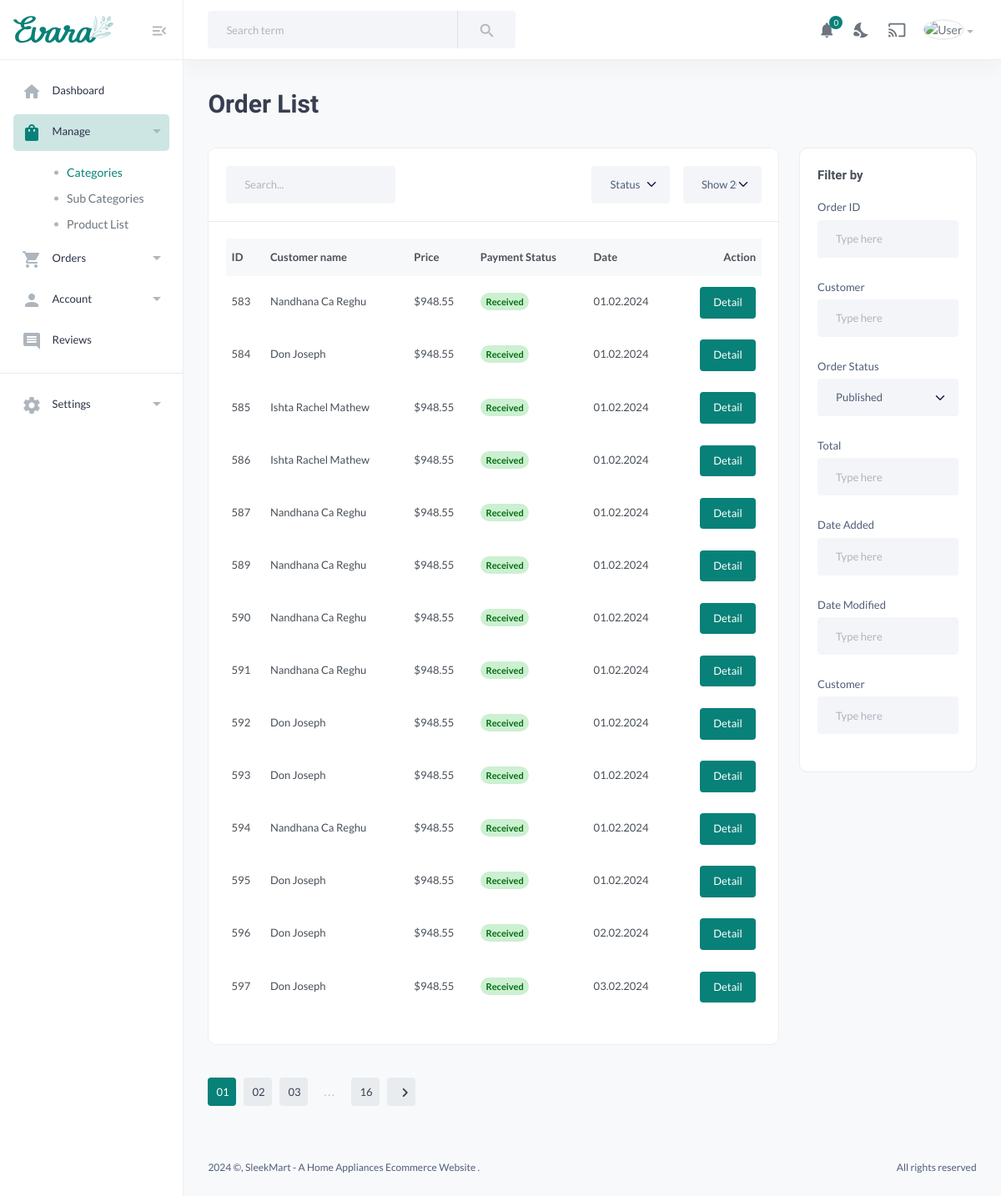
/orders/, run on an earlier commit of the app's database.
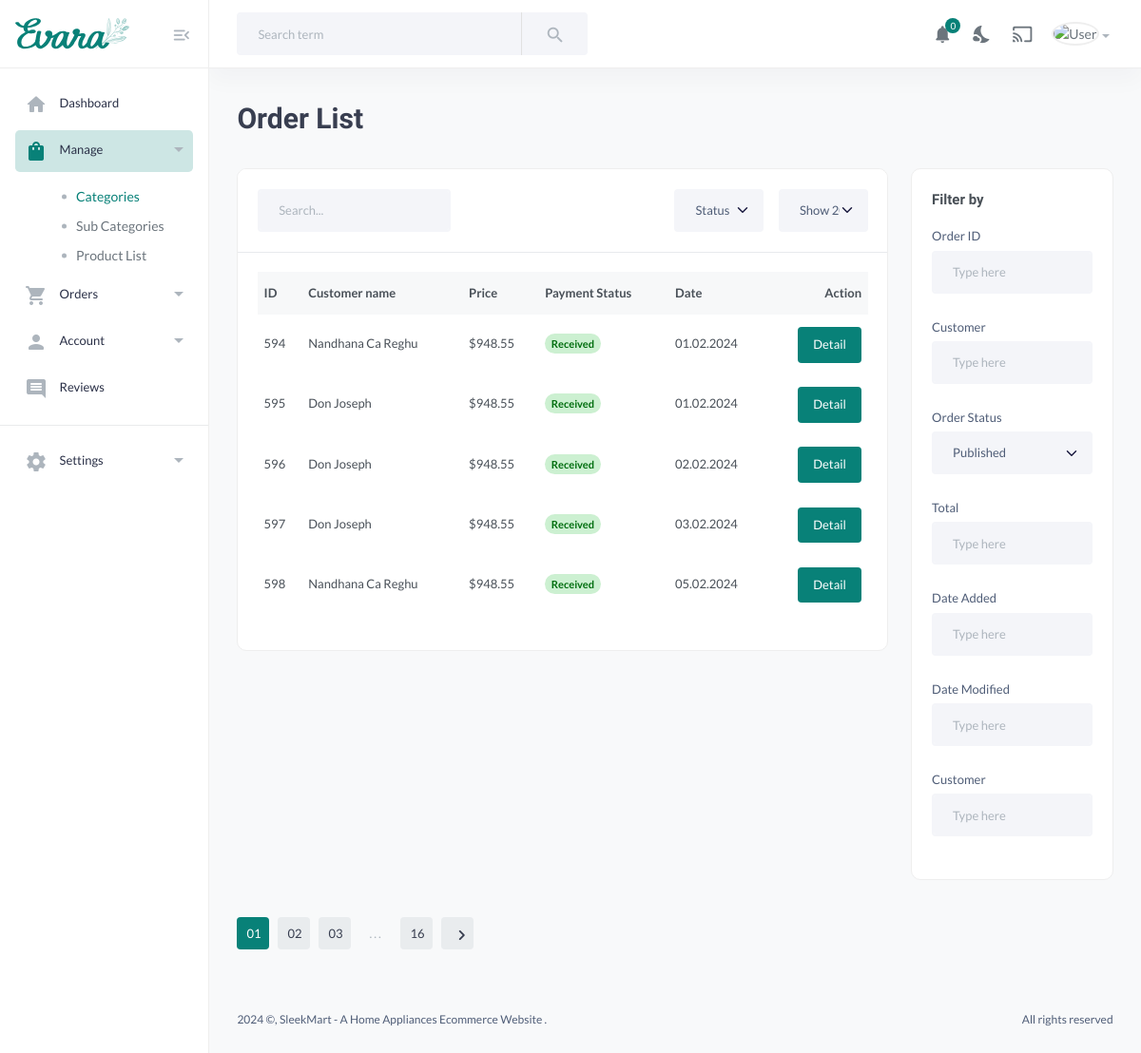
And on a later commit of the database.
### dashboard/models.py (models this page shows, shortened)
class Order(models.Model):
    class PaymentStatusChoices(models.TextChoices):
        PENDING = 'pending', 'Pending'
        SUCCESSFUL = 'successful', 'Successful'
        FAILED = 'failed', 'Failed'
    user = models.ForeignKey(CustomUser, on_delete=models.CASCADE, default=1)
    products = models.ManyToManyField(Product)
    total_price = models.DecimalField(max_digits=10, decimal_places=2, default=1)
    order_date = models.DateTimeField(auto_now_add=True)
    razorpay_order_id = models.CharField(max_length=255, default=1)
    payment_status = models.CharField(max_length=20, choices=PaymentStatusChoices.choices, default=PaymentStatusChoices.PENDING)

class CustomUser(AbstractBaseUser, PermissionsMixin):
    USER_ROLES = (
        ('customer', 'Customer'),
        ('seller', 'Seller'),
        ('admin', 'Admin'),
        ('delivery_agent', 'Delivery Agent'),
    )
    email = models.EmailField(unique=True)
    name = models.CharField(max_length=100,null=True, blank=True)
    mobile = models.CharField(max_length=15, blank=True, null=True)
    profile_pic = models.ImageField(upload_to='profile_pics/', blank=True, null=True)
    address = models.TextField(blank=True, null=True)
    is_active = models.BooleanField(default=True)
    is_staff = models.BooleanField(default=False)
    date_joined = models.DateTimeField(default=timezone.now)
    role = models.CharField(max_length=15, choices=USER_ROLES, blank=True, null=True,default='customer')
    objects = CustomUserManager()
    USERNAME_FIELD = 'email'
    REQUIRED_FIELDS = ['name']

### dashboard/views.py (the view)
# urls.py: path('orders/', views.orders, name='orders'),
def orders(request):
    successorders = Order.objects.filter(payment_status=Order.PaymentStatusChoices.SUCCESSFUL)
    context = {
        'successorders': successorders,
    }
    return render(request, 'MainUser/orders.html', context)

### templates/MainUser/orders.html (shortened to what the changed rows need)
{% load static %}
<!DOCTYPE HTML>
<html lang="en">
<head>
    <link href="{% static 'assets/css/main.css' %}" rel="stylesheet" type="text/css" />
</head>
<body>
    <main class="main-wrap">
<section class="content-main">
    <div class="content-header">
        <div>
            <h2 class="content-title card-title">Order List </h2>
        </div>
    </div>
    <div class="row">
        <div class="col-md-9">
            <div class="card mb-4">
                <div class="card-body">
                    <div class="table-responsive">
                        {% if successorders %}
                        <table class="table table-hover">
                            <thead>
                                <tr>
                                    <th>ID</th>
                                    <th>Customer name</th>
                                    <th>Price</th>
                                    <th>Payment Status</th>
                                    <th>Date</th>
                                    <th class="text-end"> Action </th>
                                </tr>
                            </thead>
                            <tbody>
                                {% for orders in successorders %}
                                <tr>
                                    <td>{{orders.id}}</td>
                                    <td><b>{{orders.user.name}}</b></td>
                                    <td>$948.55</td>
                                    <td><span class="badge rounded-pill alert-success">Received</span></td>
                                    <td>{{ orders.order_date|date:"d.m.Y" }}</td>
                                    <td class="text-end">
                                        <a href="{% url 'details_order' orders.id%}" class="btn btn-md rounded font-sm">Detail</a>
                                    </td>
                                </tr>
                                {% endfor %}
                            </tbody>
                        </table>
                        {% else %}
    <p>No successful orders available.</p>
{% endif %}
                    </div>
                </div>
            </div>
        </div>
    </div>
</section>
    </main>
</body>
</html>

What changed in the data, as far as the page shows it:
removed Order: id "583", user.name "Nandhana Ca Reghu", order_date "01.02.2024"
removed Order: id "584", user.name "Don Joseph", order_date "01.02.2024"
removed Order: id "585", user.name "Ishta Rachel Mathew", order_date "01.02.2024"
removed Order: id "586", user.name "Ishta Rachel Mathew", order_date "01.02.2024"
removed Order: id "587", user.name "Nandhana Ca Reghu", order_date "01.02.2024"
removed Order: id "589", user.name "Nandhana Ca Reghu", order_date "01.02.2024"
removed Order: id "590", user.name "Nandhana Ca Reghu", order_date "01.02.2024"
removed Order: id "591", user.name "Nandhana Ca Reghu", order_date "01.02.2024"
removed Order: id "592", user.name "Don Joseph", order_date "01.02.2024"
removed Order: id "593", user.name "Don Joseph", order_date "01.02.2024"
added Order: id "598", user.name "Nandhana Ca Reghu", order_date "05.02.2024"
